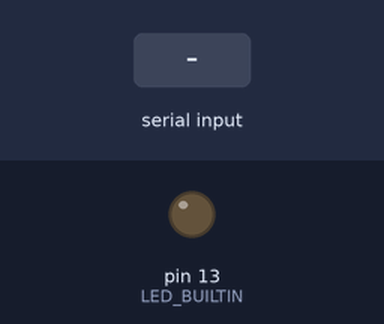
The sketch below on a simulated Arduino Uno, built with avr-gcc and run on an emulated ATmega328P. Parts: output pins drawn as LEDs (lit = HIGH). The test bench sets the inputs (shaded band).

Above: at 1.2 s.
1.3 s: "a" received over Serial
At 1.6 s:
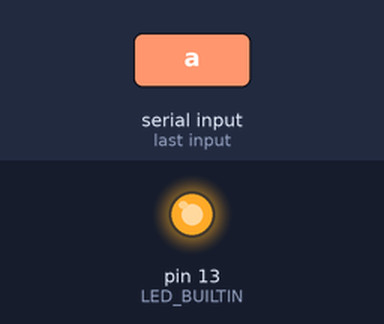
2.8 s: "b" received over Serial
At 4.0 s:
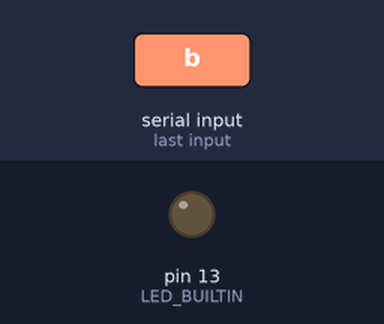
Timing chart, 0 to 5.8 s (numbered marks = the images above; inputs shaded):
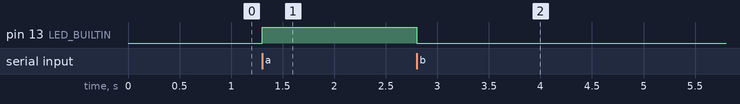

The sketch:

serial_test.ino
```cpp
void setup() {
  // initialize digital pin LED_BUILTIN as an output and set up serial
  pinMode(LED_BUILTIN, OUTPUT);
  Serial.begin(9600);

}

void loop() {
   SerialTest1();
}

void SerialTest1() {
 static bool LED_flag = false;
 while (Serial.available() > 0) {
   char incomingCharacter = Serial.read();
   switch (incomingCharacter) {
     case 'a':
      if (!LED_flag){
         digitalWrite(LED_BUILTIN, HIGH);   // turn the LED on (HIGH is the voltage level)
         LED_flag = true;
      }
      break;

     case 'b':
      if (LED_flag){
         digitalWrite(LED_BUILTIN, LOW);   // turn the LED off (LOW is the voltage level)
         LED_flag = false;
      }
      break;
    }
 }
}

void SerialTest2(){
  Serial.print("Hello World");
}
```

Measured:
- after the input at 1.3 s, pin 13 (LED_BUILTIN): LOW → HIGH at once
- after the input at 2.8 s, pin 13 (LED_BUILTIN): HIGH → LOW at once
